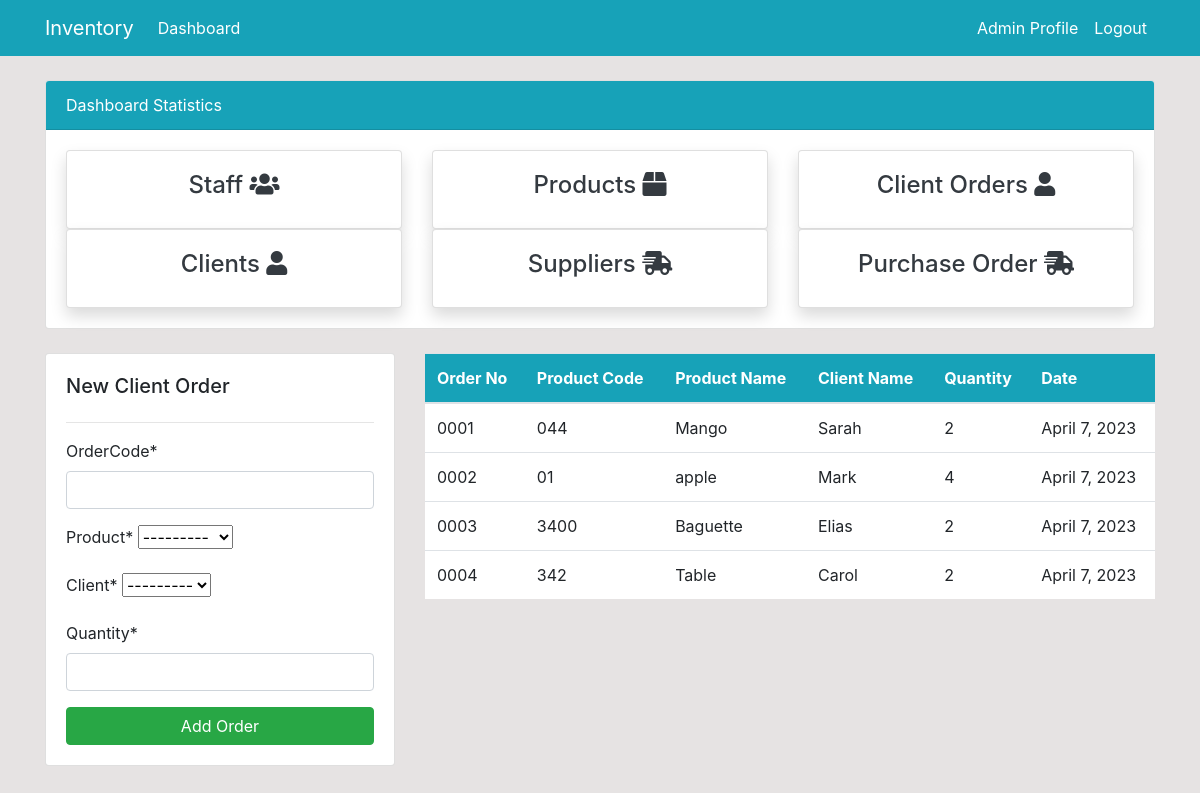
The app's page /client/order/ (signed in) with its own data.
### dashboard/models.py (models this page shows, shortened)
class ClientOrder(models.Model):
    orderCode = models.CharField(max_length=20, null=True)
    product = models.ForeignKey(Product,on_delete=models.CASCADE, related_name='client_orders')
    client = models.ForeignKey(Client,on_delete=models.CASCADE, related_name='client_orders')
    quantity = models.IntegerField()
    order_date = models.DateField(auto_now_add=True)

class Product(models.Model):
    code = models.CharField(max_length=20, null=True)
    name = models.CharField(max_length=100, null=True)
    category = models.CharField(max_length=20)
    description = models.TextField(max_length=150)
    quantity = models.PositiveIntegerField(null=True)
    image = models.ImageField(default='/static/img/product.png', upload_to='product_images')
    def __str__(self):
        return f'{self.name}.'

class Client(models.Model):
    name = models.CharField(max_length=100, null=True)
    telephone = models.CharField(max_length=20)
    email = models.EmailField()
    def __str__(self):
        return f'{self.name}'

### dashboard/views.py (the view)
# urls.py: path('client/order/', views.client_order, name='dashboard-client-order'),
@login_required(login_url='user-login')
def client_order(request):
    if request.method == 'POST':
        form = ClientOrderForm(request.POST)
        if form.is_valid():
            order = form.save()
            product = order.product
            if product.quantity < order.quantity:
                messages.error(request, f'Your order {order.quantity} for this product is superior to the stock in place!')
            else:
                product.quantity -= order.quantity
                product.save()
                messages.success(request, f'Your order has been succesfuly added!')
                return redirect('dashboard-client-order')
    else:
        form = ClientOrderForm()
    orders = ClientOrder.objects.all()
    context = {
        'orders': orders,
        'form': form,
    }
    return render(request, "dashboard/client_order.html", context)

### dashboard/forms.py
class ClientOrderForm(forms.ModelForm):
    client = forms.ModelChoiceField(queryset=Client.objects.all())
    class Meta:
        model= ClientOrder
        fields = [
            'orderCode', 'product', 'client', 'quantity',
        ]

### templates/dashboard/client_order.html (shortened to what this page needs)
{% extends 'partials/base.html' %}
{% load crispy_forms_tags %}
{% block content %}
{% include 'partials/topside.html' %}
<div class="row my-4 ">
    <div class="col-md-4">
        <div  class="card card-body">
            <h5>New Client Order</h5>
            <hr>
            <form method="POST">
                {{ form|crispy }}
                <input class="btn btn-success btn-block" type="submit" value="Add Order" >
            </form>
        </div>
    </div>
    <div class="col-md-8">
        <table class="table bg-white">
            <thead class="bg-info text-white">
                <tr>
                    <th scope="col">Order No</th>
                    <th scope="col">Product Code</th>
                    <th scope="col">Product Name</th>
                    <th scope="col">Client Name</th>
                    <th scope="col">Quantity</th>
                    <th scope="col">Date</th>
                </tr>
            </thead>
            <tbody>
                {% for order in orders %}
                <tr>
                    <td>{{ order.orderCode }}</td>
                    <td>{{ order.product.code }}</td>
                    <td>{{ order.product.name }}</td>
                    <td>{{ order.client.name }}</td>
                    <td>{{ order.quantity }}</td>
                    <td>{{ order.order_date }}</td>
                </tr>
                {% endfor %}
            </tbody>
        </table>
    </div>
</div>
{% endblock %}

### templates/partials/nav.html (shortened to what this page needs)
<nav class="navbar navbar-expand-lg navbar-info bg-info">
    <div class="container">
        {% if user.is_authenticated %}
        <a class="navbar-brand text-white" href="{% url 'dashboard-index' %}">Inventory</a>
        <div class="collapse navbar-collapse" id="navbarSupportedContent">
            <ul class="navbar-nav mr-auto">
                <li class="nav-item active">
                    <a class="nav-link text-white" href="{% url 'dashboard-index' %}">Dashboard </a>
                </li>
            </ul>
            <ul class="navbar-nav ml-auto">
                <li class="nav-item active">
                    <a class="nav-link text-white" href="#">{{ user.username }} Profile
                        <span class="sr-only">(current)</span></a>
                </li>
                <li class="nav-item">
                    <a class="nav-link text-white" href="{% url 'user-logout' %}">Logout</a>
                </li>
            </ul>
            {% endif %}
        </div>
    </div>
</nav>

### static/style.css (style rules this page uses)
body { background: rgb(230, 227, 227); }

### records on screen
ClientOrder: orderCode "0001", product.code "044", product.name "Mango", client.name "Sarah", quantity "2", order_date "April 7, 2023"
ClientOrder: orderCode "0002", product.code "01", product.name "apple", client.name "Mark", quantity "4", order_date "April 7, 2023"
ClientOrder: orderCode "0003", product.code "3400", product.name "Baguette", client.name "Elias", quantity "2", order_date "April 7, 2023"
ClientOrder: orderCode "0004", product.code "342", product.name "Table", client.name "Carol", quantity "2", order_date "April 7, 2023"

### other values on screen
{{ user.username }} "Admin"
